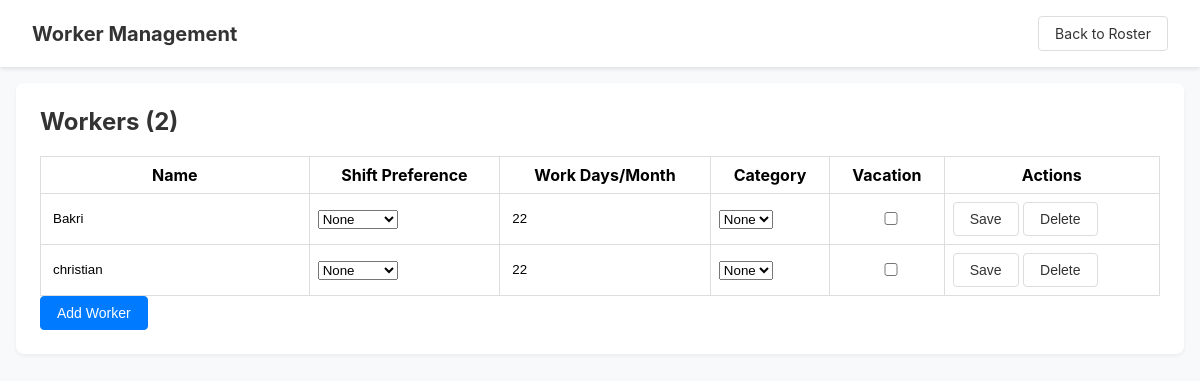
Page /workers (signed in) on the earlier database version.
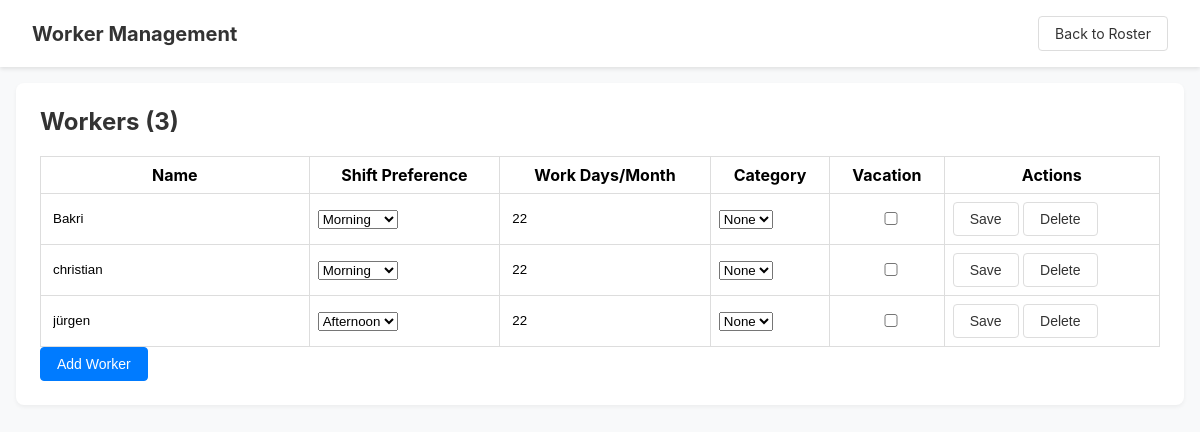
Same page on the later database version.
### tables this page shows
CREATE TABLE workers (
                id INTEGER PRIMARY KEY AUTOINCREMENT,
                name TEXT NOT NULL,
                shift_preference TEXT,
                work_days_per_month INTEGER DEFAULT 20,
                category_id INTEGER,
                on_vacation INTEGER DEFAULT 0,
                vacation_start DATE,
                vacation_end DATE,
                created_at TIMESTAMP DEFAULT CURRENT_TIMESTAMP,
                FOREIGN KEY (category_id) REFERENCES categories(id)
            );

CREATE TABLE shifts (
                id INTEGER PRIMARY KEY AUTOINCREMENT,
                name TEXT NOT NULL,
                start_time TEXT NOT NULL,
                end_time TEXT NOT NULL,
                is_active INTEGER DEFAULT 1
            );

### app.py (the view)
@app.route('/workers')
@login_required
def workers():
    workers_list = db.get_workers()
    shifts = db.get_shifts()
    categories = db.get_categories()
    return render_template('workers.html',
                           workers=workers_list,
                           shifts=shifts,
                           categories=categories)

### app.py (called while the page is built)
def login_required(f):
    @wraps(f)
    def decorated(*args, **kwargs):
        if 'user_id' not in session:
            return redirect(url_for('login'))
        return f(*args, **kwargs)
    return decorated

### database.py (called while the page is built)
    def get_workers(self) -> List[Dict]:
        cursor = self.conn.cursor()
        cursor.execute('''
            SELECT w.*, c.name as category_name, c.hours_per_week
            FROM workers w
            LEFT JOIN categories c ON w.category_id = c.id
            ORDER BY w.name
        ''')
        return [dict(row) for row in cursor.fetchall()]

    def get_categories(self) -> List[Dict]:
        cursor = self.conn.cursor()
        cursor.execute("SELECT * FROM categories WHERE is_active = 1 ORDER BY name")
        return [dict(row) for row in cursor.fetchall()]

    def get_shifts(self) -> List[Dict]:
        cursor = self.conn.cursor()
        cursor.execute("SELECT * FROM shifts WHERE is_active = 1 ORDER BY start_time")
        return [dict(row) for row in cursor.fetchall()]

### templates/workers.html (shortened to what this page needs)
<!DOCTYPE html>
<html lang="en">
<head>
    <link rel="stylesheet" href="{{ url_for('static', filename='css/roster.css') }}">
</head>
<body>
    <header>
        <div class="header-left">
            <h1>Worker Management</h1>
        </div>
        <div class="header-right">
            <a href="{{ url_for('roster') }}" class="btn">Back to Roster</a>
        </div>
    </header>
    <main class="settings-container">
        <section class="settings-section">
            <h2>Workers ({{ workers|length }})</h2>
            <div class="table-container">
                <table class="settings-table" id="workersTable">
                    <thead>
                        <tr>
                            <th>Name</th>
                            <th>Shift Preference</th>
                            <th>Work Days/Month</th>
                            <th>Category</th>
                            <th>Vacation</th>
                            <th>Actions</th>
                        </tr>
                    </thead>
                    <tbody>
                        {% for worker in workers %}
                        <tr data-id="{{ worker.id }}">
                            <td><input type="text" value="{{ worker.name }}" class="field-name"></td>
                            <td>
                                <select class="field-shift">
                                    <option value="">None</option>
                                    {% for shift in shifts %}
                                    <option value="{{ shift.name }}" {% if worker.shift_preference == shift.name %}selected{% endif %}>{{ shift.name }}</option>
                                    {% endfor %}
                                </select>
                            </td>
                            <td><input type="number" value="{{ worker.work_days_per_month }}" class="field-days" min="0" max="31"></td>
                            <td>
                                <select class="field-category">
                                    <option value="">None</option>
                                </select>
                            </td>
                            <td>
                                <input type="checkbox" class="field-vacation" {% if worker.on_vacation %}checked{% endif %}>
                            </td>
                            <td>
                                <button onclick="saveWorker(this)" class="btn btn-small">Save</button>
                                <button onclick="deleteWorker({{ worker.id }}, this)" class="btn btn-small btn-danger">Delete</button>
                            </td>
                        </tr>
                        {% endfor %}
                    </tbody>
                </table>
            </div>
            <button onclick="addWorkerRow()" class="btn btn-primary">Add Worker</button>
        </section>
    </main>
</body>
</html>

### static/css/roster.css (style rules this page uses)
body { font-family: -apple-system, BlinkMacSystemFont, 'Segoe UI', Roboto, sans-serif; background: #f8f9fa; margin: 0; padding: 0; }
header { background: #fff; padding: 1rem 2rem; display: flex; justify-content: space-between; align-items: center; box-shadow: 0 2px 4px rgba(0,0,0,0.1); position: sticky; top: 0; z-index: 100; }
.header-left h1 { margin: 0; color: #333; font-size: 1.25rem; }
.header-right { display: flex; gap: 0.5rem; }
.btn { padding: 0.5rem 1rem; border: 1px solid #ddd; background: #fff; color: #333; border-radius: 4px; cursor: pointer; font-size: 0.875rem; text-decoration: none; display: inline-block; }
.btn-primary { background: #007bff; color: white; border-color: #007bff; }
.settings-container { max-width: 1200px; margin: 0 auto; padding: 1rem; }
.settings-section { background: #fff; padding: 1.5rem; margin-bottom: 1.5rem; border-radius: 8px; box-shadow: 0 2px 4px rgba(0,0,0,0.05); }
.settings-section h2 { margin-top: 0; color: #333; }
.settings-table { width: 100%; border-collapse: collapse; }
.settings-table th, .settings-table td { border: 1px solid #ddd; padding: 0.5rem; }
.settings-table input { width: 100%; padding: 0.25rem; border: none; }

Differences in the rows shown:
changed workers "Bakri": shift_preference.name "None" → "Morning"
changed workers "christian": shift_preference.name "None" → "Morning"
added workers: name "jürgen", shift_preference.name "Afternoon", work_days_per_month "22"
Other differences:
{{ workers|length }}: "2" → "3"
